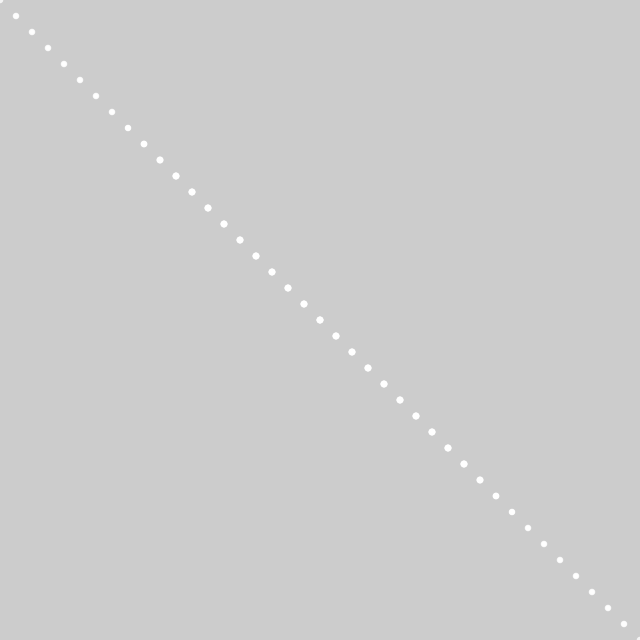
Frame 1 (no input)
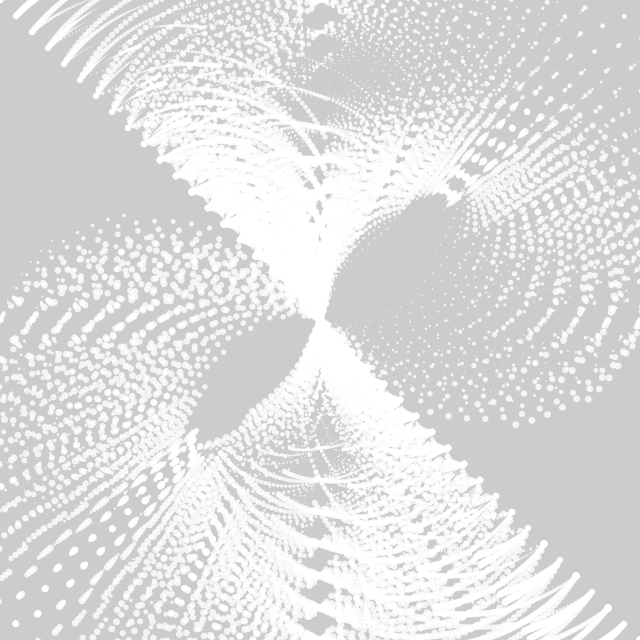
Frame 60 (the mouse pressed at the canvas centre just before this capture)
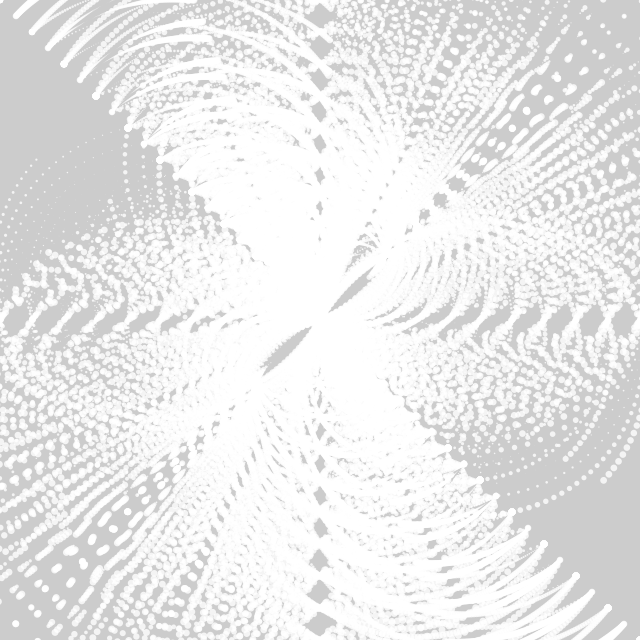
Frame 120 (the mouse held since frame 60 and released just before this capture)

The Processing sketch that drew these frames (run headless with seeded random() and noise(); from frame 60 on, the mouse is pressed at the canvas centre):

// Processing sketch: day043
// ── day043.pde
float r, x, y;
void setup() {
  size(640, 640);
  fill(-1, 200);
  noStroke();
}
void draw() {
  clear();
  for (x=-160; x<161; x+=16)
    for (y=-160; y<161; y+=16) {
      push();
      translate(x+320, y+320);
      rotate(r*dist(x, y, y, x)*PI/180);
      circle(y, x, cos(r+y*PI/180)*7);
      pop();
    }
  r+=PI/180;
}
